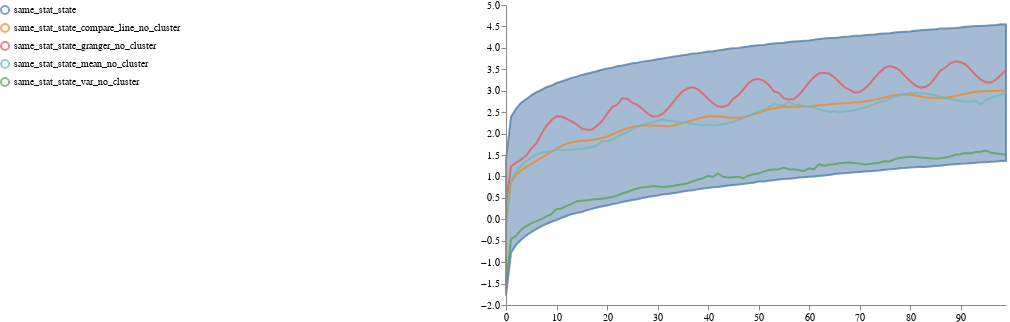

Write notebook code for a chart like this one.
### Code cell
#'timepoint_id', 'sample_id'
sin_distribution = pd.read_csv("paper_sin_05/paper_sin_05_new_df.csv")
sin_distribution = sin_distribution.rename(
            columns={
                'Unnamed: 0.1': "timepoint_id",
                'Unnamed: 0': "100",
            }
        )
sin_distribution = sin_distribution.melt(id_vars=["timepoint_id"], 
        var_name="sample_id", 
        value_name="same_stat_state")

traces_list = []   
 
#select_by "mean", "var", "granger"
for select_by in ['mean', 'var', 'granger']:
    examplary_line, mean_line_df = pyciemss.visuals.trajectories.select_traces(sin_distribution, select_by = select_by,  kmean=False)
    traces_list.append(examplary_line)


new_df = pd.concat(traces_list, axis = 1)
combined_df = pd.concat([new_df, mean_line_df], axis =1)

schema = plots.trajectories(sin_distribution, traces = combined_df,  keep=".*_state")

plots.save_schema(schema, "_schema.json")

plots.ipy_display(schema, format="interactive")

### Figure 1 — Vega specification as saved in the notebook (floating-point values rounded to 4 significant figures; data arrays with more than 128 entries replaced by an {"elided": "..."} marker saying what was removed)
{"$schema": "https://vega.github.io/schema/vega/v5.json", "axes": [{"name": "x_axis", "orient": "bottom", "scale": "xscale", "zindex": 100}, {"name": "y_axis", "orient": "left", "scale": "yscale", "zindex": 100}], "data": [{"name": "distributions", "transform": [{"sort": {"field": ["trajectory", "timepoint"]}, "type": "collect"}], "values": [{"lower": -1.783, "timepoint": 0, "trajectory": "same_stat_state", "upper": 1.39}, {"lower": -0.7801, "timepoint": 1, "trajectory": "same_stat_state", "upper": 2.393}, {"lower": -0.5931, "timepoint": 2, "trajectory": "same_stat_state", "upper": 2.581}, {"lower": -0.4785, "timepoint": 3, "trajectory": "same_stat_state", "upper": 2.72}, {"lower": -0.3796, "timepoint": 4, "trajectory": "same_stat_state", "upper": 2.802}, {"lower": -0.2983, "timepoint": 5, "trajectory": "same_stat_state", "upper": 2.892}, {"lower": -0.2285, "timepoint": 6, "trajectory": "same_stat_state", "upper": 2.961}, {"lower": -0.1669, "timepoint": 7, "trajectory": "same_stat_state", "upper": 3.021}, {"lower": -0.1092, "timepoint": 8, "trajectory": "same_stat_state", "upper": 3.08}, {"lower": -0.0585, "timepoint": 9, "trajectory": "same_stat_state", "upper": 3.121}, {"lower": -0.01845, "timepoint": 10, "trajectory": "same_stat_state", "upper": 3.18}, {"lower": 0.03225, "timepoint": 11, "trajectory": "same_stat_state", "upper": 3.216}, {"lower": 0.07601, "timepoint": 12, "trajectory": "same_stat_state", "upper": 3.256}, {"lower": 0.1195, "timepoint": 13, "trajectory": "same_stat_state", "upper": 3.3}, {"lower": 0.1474, "timepoint": 14, "trajectory": "same_stat_state", "upper": 3.329}, {"lower": 0.171, "timepoint": 15, "trajectory": "same_stat_state", "upper": 3.369}, {"lower": 0.2125, "timepoint": 16, "trajectory": "same_stat_state", "upper": 3.396}, {"lower": 0.2426, "timepoint": 17, "trajectory": "same_stat_state", "upper": 3.426}, {"lower": 0.2739, "timepoint": 18, "trajectory": "same_stat_state", "upper": 3.454}, {"lower": 0.2981, "timepoint": 19, "trajectory": "same_stat_state", "upper": 3.488}, {"lower": 0.3222, "timepoint": 20, "trajectory": "same_stat_state", "upper": 3.52}, {"lower": 0.3508, "timepoint": 21, "trajectory": "same_stat_state", "upper": 3.539}, {"lower": 0.3716, "timepoint": 22, "trajectory": "same_stat_state", "upper": 3.569}, {"lower": 0.4037, "timepoint": 23, "trajectory": "same_stat_state", "upper": 3.588}, {"lower": 0.429, "timepoint": 24, "trajectory": "same_stat_state", "upper": 3.61}, {"lower": 0.4489, "timepoint": 25, "trajectory": "same_stat_state", "upper": 3.639}, {"lower": 0.4687, "timepoint": 26, "trajectory": "same_stat_state", "upper": 3.652}, {"lower": 0.4983, "timepoint": 27, "trajectory": "same_stat_state", "upper": 3.679}, {"lower": 0.5199, "timepoint": 28, "trajectory": "same_stat_state", "upper": 3.695}, {"lower": 0.5399, "timepoint": 29, "trajectory": "same_stat_state", "upper": 3.713}, {"lower": 0.5571, "timepoint": 30, "trajectory": "same_stat_state", "upper": 3.735}, {"lower": 0.5783, "timepoint": 31, "trajectory": "same_stat_state", "upper": 3.752}, {"lower": 0.5897, "timepoint": 32, "trajectory": "same_stat_state", "upper": 3.772}, {"lower": 0.6076, "timepoint": 33, "trajectory": "same_stat_state", "upper": 3.791}, {"lower": 0.6247, "timepoint": 34, "trajectory": "same_stat_state", "upper": 3.811}, {"lower": 0.6462, "timepoint": 35, "trajectory": "same_stat_state", "upper": 3.829}, {"lower": 0.6677, "timepoint": 36, "trajectory": "same_stat_state", "upper": 3.844}, {"lower": 0.6782, "timepoint": 37, "trajectory": "same_stat_state", "upper": 3.867}, {"lower": 0.6982, "timepoint": 38, "trajectory": "same_stat_state", "upper": 3.874}, {"lower": 0.7189, "timepoint": 39, "trajectory": "same_stat_state", "upper": 3.891}, {"lower": 0.7294, "timepoint": 40, "trajectory": "same_stat_state", "upper": 3.916}, {"lower": 0.7457, "timepoint": 41, "trajectory": "same_stat_state", "upper": 3.921}, {"lower": 0.7544, "timepoint": 42, "trajectory": "same_stat_state", "upper": 3.941}, {"lower": 0.7705, "timepoint": 43, "trajectory": "same_stat_state", "upper": 3.955}, {"lower": 0.7857, "timepoint": 44, "trajectory": "same_stat_state", "upper": 3.979}, {"lower": 0.8007, "timepoint": 45, "trajectory": "same_stat_state", "upper": 3.989}, {"lower": 0.8113, "timepoint": 46, "trajectory": "same_stat_state", "upper": 3.999}, {"lower": 0.8247, "timepoint": 47, "trajectory": "same_stat_state", "upper": 4.016}, {"lower": 0.8421, "timepoint": 48, "trajectory": "same_stat_state", "upper": 4.03}, {"lower": 0.8545, "timepoint": 49, "trajectory": "same_stat_state", "upper": 4.05}, {"lower": 0.8798, "timepoint": 50, "trajectory": "same_stat_state", "upper": 4.06}, {"lower": 0.8822, "timepoint": 51, "trajectory": "same_stat_state", "upper": 4.066}, {"lower": 0.8984, "timepoint": 52, "trajectory": "same_stat_state", "upper": 4.088}, {"lower": 0.9082, "timepoint": 53, "trajectory": "same_stat_state", "upper": 4.099}, {"lower": 0.9283, "timepoint": 54, "trajectory": "same_stat_state", "upper": 4.11}, {"lower": 0.9397, "timepoint": 55, "trajectory": "same_stat_state", "upper": 4.12}, {"lower": 0.9449, "timepoint": 56, "trajectory": "same_stat_state", "upper": 4.139}, {"lower": 0.9583, "timepoint": 57, "trajectory": "same_stat_state", "upper": 4.15}, {"lower": 0.9742, "timepoint": 58, "trajectory": "same_stat_state", "upper": 4.157}, {"lower": 0.9805, "timepoint": 59, "trajectory": "same_stat_state", "upper": 4.166}, {"lower": 0.9922, "timepoint": 60, "trajectory": "same_stat_state", "upper": 4.174}, {"lower": 1.001, "timepoint": 61, "trajectory": "same_stat_state", "upper": 4.192}, {"lower": 1.011, "timepoint": 62, "trajectory": "same_stat_state", "upper": 4.208}, {"lower": 1.024, "timepoint": 63, "trajectory": "same_stat_state", "upper": 4.218}, {"lower": 1.033, "timepoint": 64, "trajectory": "same_stat_state", "upper": 4.227}, {"lower": 1.058, "timepoint": 65, "trajectory": "same_stat_state", "upper": 4.231}, {"lower": 1.068, "timepoint": 66, "trajectory": "same_stat_state", "upper": 4.244}, {"lower": 1.076, "timepoint": 67, "trajectory": "same_stat_state", "upper": 4.257}, {"lower": 1.086, "timepoint": 68, "trajectory": "same_stat_state", "upper": 4.267}, {"lower": 1.1, "timepoint": 69, "trajectory": "same_stat_state", "upper": 4.28}, {"lower": 1.101, "timepoint": 70, "trajectory": "same_stat_state", "upper": 4.28}, {"lower": 1.117, "timepoint": 71, "trajectory": "same_stat_state", "upper": 4.293}, {"lower": 1.123, "timepoint": 72, "trajectory": "same_stat_state", "upper": 4.306}, {"lower": 1.131, "timepoint": 73, "trajectory": "same_stat_state", "upper": 4.313}, {"lower": 1.14, "timepoint": 74, "trajectory": "same_stat_state", "upper": 4.327}, {"lower": 1.156, "timepoint": 75, "trajectory": "same_stat_state", "upper": 4.335}, {"lower": 1.165, "timepoint": 76, "trajectory": "same_stat_state", "upper": 4.343}, {"lower": 1.176, "timepoint": 77, "trajectory": "same_stat_state", "upper": 4.357}, {"lower": 1.188, "timepoint": 78, "trajectory": "same_stat_state", "upper": 4.367}, {"lower": 1.197, "timepoint": 79, "trajectory": "same_stat_state", "upper": 4.378}, {"lower": 1.21, "timepoint": 80, "trajectory": "same_stat_state", "upper": 4.381}, {"lower": 1.213, "timepoint": 81, "trajectory": "same_stat_state", "upper": 4.397}, {"lower": 1.228, "timepoint": 82, "trajectory": "same_stat_state", "upper": 4.41}, {"lower": 1.222, "timepoint": 83, "trajectory": "same_stat_state", "upper": 4.418}, {"lower": 1.231, "timepoint": 84, "trajectory": "same_stat_state", "upper": 4.427}, {"lower": 1.246, "timepoint": 85, "trajectory": "same_stat_state", "upper": 4.432}, {"lower": 1.25, "timepoint": 86, "trajectory": "same_stat_state", "upper": 4.449}, {"lower": 1.265, "timepoint": 87, "trajectory": "same_stat_state", "upper": 4.449}, {"lower": 1.28, "timepoint": 88, "trajectory": "same_stat_state", "upper": 4.46}, {"lower": 1.282, "timepoint": 89, "trajectory": "same_stat_state", "upper": 4.463}, {"lower": 1.298, "timepoint": 90, "trajectory": "same_stat_state", "upper": 4.473}, {"lower": 1.3, "timepoint": 91, "trajectory": "same_stat_state", "upper": 4.49}, {"lower": 1.309, "timepoint": 92, "trajectory": "same_stat_state", "upper": 4.5}, {"lower": 1.319, "timepoint": 93, "trajectory": "same_stat_state", "upper": 4.51}, {"lower": 1.329, "timepoint": 94, "trajectory": "same_stat_state", "upper": 4.507}, {"lower": 1.334, "timepoint": 95, "trajectory": "same_stat_state", "upper": 4.517}, {"lower": 1.342, "timepoint": 96, "trajectory": "same_stat_state", "upper": 4.529}, {"lower": 1.347, "timepoint": 97, "trajectory": "same_stat_state", "upper": 4.531}, {"lower": 1.359, "timepoint": 98, "trajectory": "same_stat_state", "upper": 4.549}, {"lower": 1.362, "timepoint": 99, "trajectory": "same_stat_state", "upper": 4.544}]}, {"name": "traces", "transform": [{"expr": "isValid(datum.value)", "type": "filter"}, {"sort": {"field": ["trajectory", "timepoint"]}, "type": "collect"}], "values": {"elided": "400 records"}}, {"name": "points", "values": []}, {"name": "markers", "values": []}, {"name": "selected", "on": [{"remove": true, "trigger": "clear"}, {"remove": true, "trigger": "!shift"}, {"insert": "clicked", "trigger": "!shift && clicked"}, {"toggle": "clicked", "trigger": "shift && clicked"}]}, {"name": "selectedData", "on": [{"remove": true, "trigger": "clearData"}, {"toggle": "clickedData", "trigger": "clickedData"}]}], "height": 300, "legends": [{"encode": {"labels": {"interactive": true, "name": "legendLabel", "update": {"opacity": [{"test": "!length(data('selectedData')) || indata('selectedData', 'value', datum.value)", "value": 1}, {"value": 0.25}]}}, "symbols": {"interactive": true, "name": "legendSymbol", "update": {"fill": {"value": "transparent"}, "opacity": [{"test": "!length(data('selected')) || indata('selected', 'value', datum.value) || indata('selectedData', 'value', datum.value)", "value": 0.7}, {"value": 0.15}], "size": {"value": 64}, "strokeWidth": {"value": 2}}}}, "labelLimit": 300, "name": "color_legend", "offset": 300, "orient": "left", "stroke": "color"}], "marks": [{"from": {"facet": {"data": "points", "groupby": "trajectory", "name": "points_split"}}, "marks": [{"encode": {"hover": {"fillOpacity": {"value": 0.9}}, "update": {"fill": {"field": "trajectory", "scale": "color"}, "fillOpacity": [{"test": "!length(data('selected')) || indata('selected', 'value', datum.trajectory)", "value": 0.5}, {"value": 0.15}], "size": {"value": 35}, "stroke": {"field": "trajectory", "scale": "color"}, "strokeOpacity": [{"test": "!length(data('selected')) || indata('selected', 'value', datum.trajectory)", "value": 0.75}, {"value": 0.15}], "strokeWidth": {"value": 2}, "tooltip": {"field": "value"}, "x": {"field": "timepoint", "scale": "xscale"}, "y": {"field": "value", "scale": "yscale"}}}, "from": {"data": "points_split"}, "name": "_points_symbol", "type": "symbol", "zindex": 3}, {"encode": {"hover": {"fillOpacity": {"value": 0.9}}, "update": {"interpolate": {"value": "linear"}, "stroke": {"field": "trajectory", "scale": "color"}, "strokeDash": {"value": [5, 3]}, "strokeOpacity": [{"test": "!length(data('selected')) || indata('selected', 'value', datum.trajectory)", "value": 0.3}, {"value": 0.1}], "strokeWidth": {"value": 2}, "x": {"field": "timepoint", "scale": "xscale"}, "y": {"field": "value", "scale": "yscale"}}}, "from": {"data": "points_split"}, "name": "_points_line", "type": "line", "zindex": 3}], "name": "_points", "type": "group", "zindex": 3}, {"from": {"facet": {"data": "traces", "groupby": "trajectory", "name": "traces_split"}}, "marks": [{"encode": {"hover": {"fillOpacity": {"value": 0.9}}, "update": {"interpolate": {"value": "linear"}, "stroke": {"field": "trajectory", "scale": "color"}, "strokeOpacity": [{"test": "!length(data('selected')) || indata('selected', 'value', datum.trajectory)", "value": 0.75}, {"value": 0.15}], "strokeWidth": {"value": 2}, "x": {"field": "timepoint", "scale": "xscale"}, "y": {"field": "value", "scale": "yscale"}}}, "from": {"data": "traces_split"}, "name": "_traces_lines", "type": "line"}], "name": "_traces", "type": "group", "zindex": 2}, {"from": {"facet": {"data": "distributions", "groupby": "trajectory", "name": "trajectory_split"}}, "marks": [{"encode": {"hover": {"fillOpacity": {"value": 0.9}}, "update": {"fill": {"field": "trajectory", "scale": "color"}, "fillOpacity": [{"test": "!length(data('selected')) || indata('selected', 'value', datum.trajectory)", "value": 0.5}, {"value": 0.15}], "interpolate": {"value": "linear"}, "stroke": {"field": "trajectory", "scale": "color"}, "strokeOpacity": [{"test": "!length(data('selected')) || indata('selected', 'value', datum.trajectory)", "value": 0.75}, {"value": 0.15}], "strokeWidth": {"value": 2}, "x": {"field": "timepoint", "scale": "xscale"}, "y": {"field": "upper", "scale": "yscale"}, "y2": {"field": "lower", "scale": "yscale"}}}, "from": {"data": "trajectory_split"}, "interactive": true, "name": "area", "type": "area"}], "name": "_distributions", "type": "group", "zindex": 1}, {"marks": [{"encode": {"enter": {"stroke": {"value": "lightgray"}}, "update": {"opacity": {"value": 1}, "x": {"field": "timepoint", "scale": "xscale"}, "y": {"signal": "height"}, "y2": {"value": 0}}}, "from": {"data": "markers"}, "name": "_marker text", "type": "rule"}, {"encode": {"enter": {"fontSize": {"value": 8}, "text": {"field": "datum.label"}, "y": {"value": 0}}}, "from": {"data": "_marker text"}, "name": "_marker flags", "transform": [{"as": ["x", "_y", "opacity", "align", "baseline"], "lineAnchor": "start", "offset": [1], "size": {"signal": "[width, height]"}, "type": "label"}], "type": "text"}], "name": "_markers", "type": "group"}], "scales": [{"domain": {"fields": [{"data": "distributions", "field": "timepoint"}, {"data": "traces", "field": "timepoint"}, {"data": "points", "field": "timepoint"}, {"data": "markers", "field": "timepoint"}]}, "name": "xscale", "range": "width", "type": "linear", "zero": false}, {"domain": {"fields": [{"data": "distributions", "field": "lower"}, {"data": "distributions", "field": "upper"}, {"data": "traces", "field": "value"}, {"data": "points", "field": "value"}]}, "name": "yscale", "nice": true, "range": "height", "type": "linear", "zero": true}, {"domain": {"fields": [{"data": "distributions", "field": "trajectory"}, {"data": "traces", "field": "trajectory"}, {"data": "points", "field": "trajectory"}], "sort": {"order": "ascending"}}, "name": "color", "range": "category", "type": "ordinal"}], "signals": [{"name": "clear", "on": [{"events": "mouseup[!event.item]", "force": true, "update": "true"}], "value": true}, {"name": "shift", "on": [{"events": "@legendSymbol:click, @legendLabel:click", "force": true, "update": "event.shiftKey"}], "value": false}, {"name": "clicked", "on": [{"events": "@legendSymbol:click, @legendLabel:click", "force": true, "update": "{value: datum.value}"}], "value": null}, {"name": "clearData", "on": [{"events": "mouseup[!event.item]", "force": true, "update": "true"}], "value": true}, {"name": "clickedData", "on": [{"events": "@area:click", "force": true, "update": "{value: datum.trajectory}"}], "value": null}], "width": 500}
